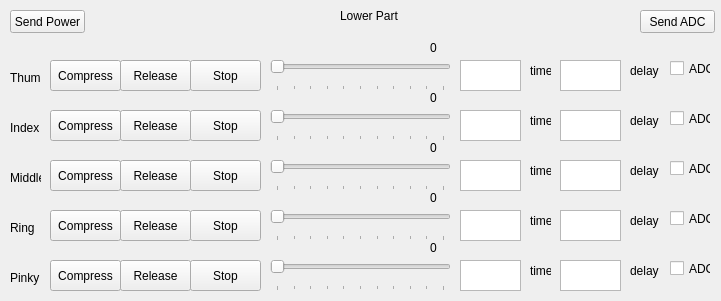
   <widget class="QWidget" name="lower_frame" native="true">
    <property name="geometry">
     <rect>
      <x>10</x>
      <y>330</y>
      <width>721</width>
      <height>301</height>
     </rect>
    </property>
    <widget class="QPushButton" name="lower_motor4_right_btn">
     <property name="geometry">
      <rect>
       <x>120</x>
       <y>210</y>
       <width>71</width>
       <height>31</height>
      </rect>
     </property>
     <property name="text">
      <string>Release</string>
     </property>
    </widget>
    <widget class="QLabel" name="lower_motor5_label">
     <property name="geometry">
      <rect>
       <x>10</x>
       <y>270</y>
       <width>31</width>
       <height>16</height>
      </rect>
     </property>
     <property name="text">
      <string>Pinky</string>
     </property>
    </widget>
    <widget class="QPushButton" name="lower_motor4_stop_btn">
     <property name="geometry">
      <rect>
       <x>190</x>
       <y>210</y>
       <width>71</width>
       <height>31</height>
      </rect>
     </property>
     <property name="text">
      <string>Stop</string>
     </property>
    </widget>
    <widget class="QPushButton" name="lower_motor3_right_btn">
     <property name="geometry">
      <rect>
       <x>120</x>
       <y>160</y>
       <width>71</width>
       <height>31</height>
      </rect>
     </property>
     <property name="text">
      <string>Release</string>
     </property>
    </widget>
    <widget class="QPlainTextEdit" name="lower_motor4_time_input">
     <property name="geometry">
      <rect>
       <x>460</x>
       <y>210</y>
       <width>61</width>
       <height>31</height>
      </rect>
     </property>
    </widget>
    <widget class="QLabel" name="lower_motor1_label">
     <property name="geometry">
      <rect>
       <x>10</x>
       <y>70</y>
       <width>31</width>
       <height>16</height>
      </rect>
     </property>
     <property name="text">
      <string>Thumb</string>
     </property>
    </widget>
    <widget class="QPlainTextEdit" name="lower_motor5_time_input">
     <property name="geometry">
      <rect>
       <x>460</x>
       <y>260</y>
       <width>61</width>
       <height>31</height>
      </rect>
     </property>
    </widget>
    <widget class="QPushButton" name="lower_motor5_stop_btn">
     <property name="geometry">
      <rect>
       <x>190</x>
       <y>260</y>
       <width>71</width>
       <height>31</height>
      </rect>
     </property>
     <property name="text">
      <string>Stop</string>
     </property>
    </widget>
    <widget class="QPushButton" name="lower_motor3_stop_btn">
     <property name="geometry">
      <rect>
       <x>190</x>
       <y>160</y>
       <width>71</width>
       <height>31</height>
      </rect>
     </property>
     <property name="text">
      <string>Stop</string>
     </property>
    </widget>
    <widget class="QPushButton" name="lower_motor5_right_btn">
     <property name="geometry">
      <rect>
       <x>120</x>
       <y>260</y>
       <width>71</width>
       <height>31</height>
      </rect>
     </property>
     <property name="text">
      <string>Release</string>
     </property>
    </widget>
    <widget class="QLabel" name="lower_motor4_label">
     <property name="geometry">
      <rect>
       <x>10</x>
       <y>220</y>
       <width>31</width>
       <height>16</height>
      </rect>
     </property>
     <property name="text">
      <string>Ring</string>
     </property>
    </widget>
    <widget class="QPushButton" name="lower_motor4_left_btn">
     <property name="geometry">
      <rect>
       <x>50</x>
       <y>210</y>
       <width>71</width>
       <height>31</height>
      </rect>
     </property>
     <property name="text">
      <string>Compress</string>
     </property>
    </widget>
    <widget class="QPlainTextEdit" name="lower_motor2_delay_input">
     <property name="geometry">
      <rect>
       <x>560</x>
       <y>110</y>
       <width>61</width>
       <height>31</height>
      </rect>
     </property>
    </widget>
    <widget class="QPushButton" name="lower_motor5_left_btn">
     <property name="geometry">
      <rect>
       <x>50</x>
       <y>260</y>
       <width>71</width>
       <height>31</height>
      </rect>
     </property>
     <property name="text">
      <string>Compress</string>
     </property>
    </widget>
    <widget class="QLabel" name="lower_time_label_5">
     <property name="geometry">
      <rect>
       <x>530</x>
       <y>260</y>
       <width>21</width>
       <height>21</height>
      </rect>
     </property>
     <property name="text">
      <string>time</string>
     </property>
    </widget>
    <widget class="QSlider" name="lower_motor2_pwm_scale">
     <property name="geometry">
      <rect>
       <x>270</x>
       <y>100</y>
       <width>181</width>
       <height>41</height>
      </rect>
     </property>
     <property name="maximum">
      <number>100</number>
     </property>
     <property name="orientation">
      <enum>Qt::Horizontal</enum>
     </property>
     <property name="tickPosition">
      <enum>QSlider::TicksBelow</enum>
     </property>
     <property name="tickInterval">
      <number>10</number>
     </property>
    </widget>
    <widget class="QLabel" name="lower_time_label_2">
     <property name="geometry">
      <rect>
       <x>530</x>
       <y>110</y>
       <width>21</width>
       <height>21</height>
      </rect>
     </property>
     <property name="text">
      <string>time</string>
     </property>
    </widget>
    <widget class="QLabel" name="lower_time_label_4">
     <property name="geometry">
      <rect>
       <x>530</x>
       <y>210</y>
       <width>21</width>
       <height>21</height>
      </rect>
     </property>
     <property name="text">
      <string>time</string>
     </property>
    </widget>
    <widget class="QSlider" name="lower_motor4_pwm_scale">
     <property name="geometry">
      <rect>
       <x>270</x>
       <y>200</y>
       <width>181</width>
       <height>41</height>
      </rect>
     </property>
     <property name="maximum">
      <number>100</number>
     </property>
     <property name="orientation">
      <enum>Qt::Horizontal</enum>
     </property>
     <property name="tickPosition">
      <enum>QSlider::TicksBelow</enum>
     </property>
     <property name="tickInterval">
      <number>10</number>
     </property>
    </widget>
    <widget class="QLabel" name="lower_delay_label_5">
     <property name="geometry">
      <rect>
       <x>630</x>
       <y>260</y>
       <width>31</width>
       <height>21</height>
      </rect>
     </property>
     <property name="text">
      <string>delay</string>
     </property>
    </widget>
    <widget class="QLabel" name="lower_delay_label_4">
     <property name="geometry">
      <rect>
       <x>630</x>
       <y>210</y>
       <width>31</width>
       <height>21</height>
      </rect>
     </property>
     <property name="text">
      <string>delay</string>
     </property>
    </widget>
    <widget class="QPushButton" name="lower_motor1_left_btn">
     <property name="geometry">
      <rect>
       <x>50</x>
       <y>60</y>
       <width>71</width>
       <height>31</height>
      </rect>
     </property>
     <property name="text">
      <string>Compress</string>
     </property>
    </widget>
    <widget class="QLabel" name="lower_delay_label_3">
     <property name="geometry">
      <rect>
       <x>630</x>
       <y>160</y>
       <width>31</width>
       <height>21</height>
      </rect>
     </property>
     <property name="text">
      <string>delay</string>
     </property>
    </widget>
    <widget class="QPlainTextEdit" name="lower_motor3_delay_input">
     <property name="geometry">
      <rect>
       <x>560</x>
       <y>160</y>
       <width>61</width>
       <height>31</height>
      </rect>
     </property>
    </widget>
    <widget class="QLabel" name="lower_time_label_1">
     <property name="geometry">
      <rect>
       <x>530</x>
       <y>60</y>
       <width>21</width>
       <height>21</height>
      </rect>
     </property>
     <property name="text">
      <string>time</string>
     </property>
    </widget>
    <widget class="QLabel" name="lower_delay_label_2">
     <property name="geometry">
      <rect>
       <x>630</x>
       <y>110</y>
       <width>31</width>
       <height>21</height>
      </rect>
     </property>
     <property name="text">
      <string>delay</string>
     </property>
    </widget>
    <widget class="QPlainTextEdit" name="lower_motor5_delay_input">
     <property name="geometry">
      <rect>
       <x>560</x>
       <y>260</y>
       <width>61</width>
       <height>31</height>
      </rect>
     </property>
    </widget>
    <widget class="QPlainTextEdit" name="lower_motor3_time_input">
     <property name="geometry">
      <rect>
       <x>460</x>
       <y>160</y>
       <width>61</width>
       <height>31</height>
      </rect>
     </property>
    </widget>
    <widget class="QPushButton" name="lower_motor2_right_btn">
     <property name="geometry">
      <rect>
       <x>120</x>
       <y>110</y>
       <width>71</width>
       <height>31</height>
      </rect>
     </property>
     <property name="text">
      <string>Release</string>
     </property>
    </widget>
    <widget class="QLabel" name="lower_time_label_3">
     <property name="geometry">
      <rect>
       <x>530</x>
       <y>160</y>
       <width>21</width>
       <height>21</height>
      </rect>
     </property>
     <property name="text">
      <string>time</string>
     </property>
    </widget>
    <widget class="QPushButton" name="lower_motor1_stop_btn">
     <property name="geometry">
      <rect>
       <x>190</x>
       <y>60</y>
       <width>71</width>
       <height>31</height>
      </rect>
     </property>
     <property name="text">
      <string>Stop</string>
     </property>
    </widget>
    <widget class="QLabel" name="lower_motor3_label">
     <property name="geometry">
      <rect>
       <x>10</x>
       <y>170</y>
       <width>31</width>
       <height>16</height>
      </rect>
     </property>
     <property name="text">
      <string>Middle</string>
     </property>
    </widget>
    <widget class="QPlainTextEdit" name="lower_motor2_time_input">
     <property name="geometry">
      <rect>
       <x>460</x>
       <y>110</y>
       <width>61</width>
       <height>31</height>
      </rect>
     </property>
    </widget>
    <widget class="QPlainTextEdit" name="lower_motor1_time_input">
     <property name="geometry">
      <rect>
       <x>460</x>
       <y>60</y>
       <width>61</width>
       <height>31</height>
      </rect>
     </property>
    </widget>
    <widget class="QSlider" name="lower_motor1_pwm_scale">
     <property name="geometry">
      <rect>
       <x>270</x>
       <y>50</y>
       <width>181</width>
       <height>41</height>
      </rect>
     </property>
     <property name="maximum">
      <number>100</number>
     </property>
     <property name="orientation">
      <enum>Qt::Horizontal</enum>
     </property>
     <property name="tickPosition">
      <enum>QSlider::TicksBelow</enum>
     </property>
     <property name="tickInterval">
      <number>10</number>
     </property>
    </widget>
    <widget class="QPushButton" name="lower_motor1_right_btn">
     <property name="geometry">
      <rect>
       <x>120</x>
       <y>60</y>
       <width>71</width>
       <height>31</height>
      </rect>
     </property>
     <property name="text">
      <string>Release</string>
     </property>
    </widget>
    <widget class="QPushButton" name="lower_motor2_left_btn">
     <property name="geometry">
      <rect>
       <x>50</x>
       <y>110</y>
       <width>71</width>
       <height>31</height>
      </rect>
     </property>
     <property name="text">
      <string>Compress</string>
     </property>
    </widget>
    <widget class="QSlider" name="lower_motor3_pwm_scale">
     <property name="geometry">
      <rect>
       <x>270</x>
       <y>150</y>
       <width>181</width>
       <height>41</height>
      </rect>
     </property>
     <property name="maximum">
      <number>100</number>
     </property>
     <property name="orientation">
      <enum>Qt::Horizontal</enum>
     </property>
     <property name="tickPosition">
      <enum>QSlider::TicksBelow</enum>
     </property>
     <property name="tickInterval">
      <number>10</number>
     </property>
    </widget>
    <widget class="QLabel" name="lower_motor2_label">
     <property name="geometry">
      <rect>
       <x>10</x>
       <y>120</y>
       <width>31</width>
       <height>16</height>
      </rect>
     </property>
     <property name="text">
      <string>Index</string>
     </property>
    </widget>
    <widget class="QLabel" name="lower_delay_label_1">
     <property name="geometry">
      <rect>
       <x>630</x>
       <y>60</y>
       <width>31</width>
       <height>21</height>
      </rect>
     </property>
     <property name="text">
      <string>delay</string>
     </property>
    </widget>
    <widget class="QPlainTextEdit" name="lower_motor1_delay_input">
     <property name="geometry">
      <rect>
       <x>560</x>
       <y>60</y>
       <width>61</width>
       <height>31</height>
      </rect>
     </property>
    </widget>
    <widget class="QPushButton" name="lower_motor2_stop_btn">
     <property name="geometry">
      <rect>
       <x>190</x>
       <y>110</y>
       <width>71</width>
       <height>31</height>
      </rect>
     </property>
     <property name="text">
      <string>Stop</string>
     </property>
    </widget>
    <widget class="QPushButton" name="lower_motor3_left_btn">
     <property name="geometry">
      <rect>
       <x>50</x>
       <y>160</y>
       <width>71</width>
       <height>31</height>
      </rect>
     </property>
     <property name="text">
      <string>Compress</string>
     </property>
    </widget>
    <widget class="QPlainTextEdit" name="lower_motor4_delay_input">
     <property name="geometry">
      <rect>
       <x>560</x>
       <y>210</y>
       <width>61</width>
       <height>31</height>
      </rect>
     </property>
    </widget>
    <widget class="QSlider" name="lower_motor5_pwm_scale">
     <property name="geometry">
      <rect>
       <x>270</x>
       <y>250</y>
       <width>181</width>
       <height>41</height>
      </rect>
     </property>
     <property name="maximum">
      <number>100</number>
     </property>
     <property name="orientation">
      <enum>Qt::Horizontal</enum>
     </property>
     <property name="tickPosition">
      <enum>QSlider::TicksBelow</enum>
     </property>
     <property name="tickInterval">
      <number>10</number>
     </property>
    </widget>
    <widget class="QLabel" name="lower_frame_label">
     <property name="geometry">
      <rect>
       <x>340</x>
       <y>0</y>
       <width>61</width>
       <height>31</height>
      </rect>
     </property>
     <property name="text">
      <string>Lower Part</string>
     </property>
    </widget>
    <widget class="QPushButton" name="lower_send_power_btn">
     <property name="geometry">
      <rect>
       <x>10</x>
       <y>10</y>
       <width>75</width>
       <height>23</height>
      </rect>
     </property>
     <property name="text">
      <string>Send Power</string>
     </property>
    </widget>
    <widget class="QLabel" name="lower_motor5_scale_label">
     <property name="geometry">
      <rect>
       <x>430</x>
       <y>240</y>
       <width>21</width>
       <height>16</height>
      </rect>
     </property>
     <property name="text">
      <string>0</string>
     </property>
    </widget>
    <widget class="QLabel" name="lower_motor4_scale_label">
     <property name="geometry">
      <rect>
       <x>430</x>
       <y>190</y>
       <width>21</width>
       <height>16</height>
      </rect>
     </property>
     <property name="text">
      <string>0</string>
     </property>
    </widget>
    <widget class="QLabel" name="lower_motor3_scale_label">
     <property name="geometry">
      <rect>
       <x>430</x>
       <y>140</y>
       <width>21</width>
       <height>16</height>
      </rect>
     </property>
     <property name="text">
      <string>0</string>
     </property>
    </widget>
    <widget class="QLabel" name="lower_motor2_scale_label">
     <property name="geometry">
      <rect>
       <x>430</x>
       <y>90</y>
       <width>21</width>
       <height>16</height>
      </rect>
     </property>
     <property name="text">
      <string>0</string>
     </property>
    </widget>
    <widget class="QLabel" name="lower_motor1_scale_label">
     <property name="geometry">
      <rect>
       <x>430</x>
       <y>40</y>
       <width>21</width>
       <height>16</height>
      </rect>
     </property>
     <property name="text">
      <string>0</string>
     </property>
    </widget>
    <widget class="QCheckBox" name="lower_motor1_adc_box">
     <property name="geometry">
      <rect>
       <x>670</x>
       <y>60</y>
       <width>41</width>
       <height>17</height>
      </rect>
     </property>
     <property name="text">
      <string>ADC</string>
     </property>
    </widget>
    <widget class="QCheckBox" name="lower_motor2_adc_box">
     <property name="geometry">
      <rect>
       <x>670</x>
       <y>110</y>
       <width>41</width>
       <height>17</height>
      </rect>
     </property>
     <property name="text">
      <string>ADC</string>
     </property>
    </widget>
    <widget class="QCheckBox" name="lower_motor3_adc_box">
     <property name="geometry">
      <rect>
       <x>670</x>
       <y>160</y>
       <width>41</width>
       <height>17</height>
      </rect>
     </property>
     <property name="text">
      <string>ADC</string>
     </property>
    </widget>
    <widget class="QCheckBox" name="lower_motor4_adc_box">
     <property name="geometry">
      <rect>
       <x>670</x>
       <y>210</y>
       <width>41</width>
       <height>17</height>
      </rect>
     </property>
     <property name="text">
      <string>ADC</string>
     </property>
    </widget>
    <widget class="QCheckBox" name="lower_motor5_adc_box">
     <property name="geometry">
      <rect>
       <x>670</x>
       <y>260</y>
       <width>41</width>
       <height>17</height>
      </rect>
     </property>
     <property name="text">
      <string>ADC</string>
     </property>
    </widget>
    <widget class="QPushButton" name="lower_send_adc">
     <property name="geometry">
      <rect>
       <x>640</x>
       <y>10</y>
       <width>75</width>
       <height>23</height>
      </rect>
     </property>
     <property name="text">
      <string>Send ADC</string>
     </property>
    </widget>
   </widget>
